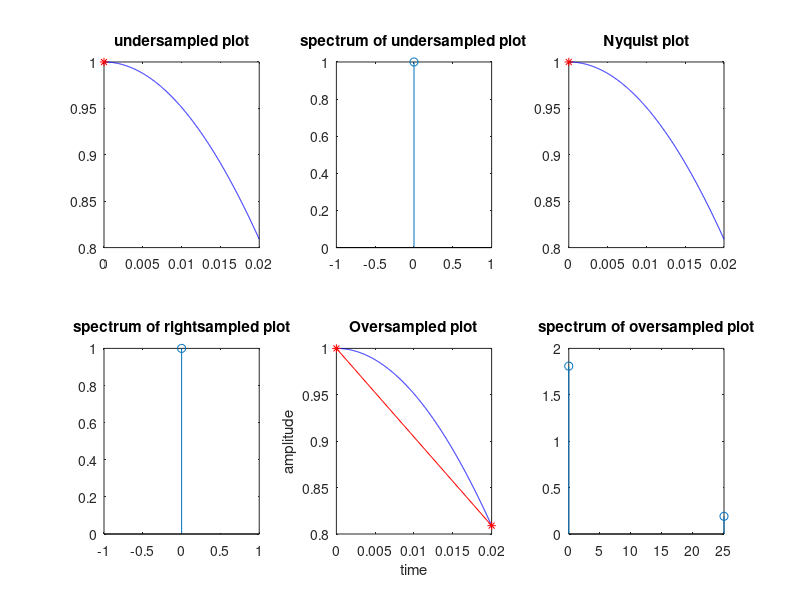

Reproduce this figure in MATLAB.
tfinal=0.02; 
t=0:0.00002:tfinal; 
fd=input('Enter analog freuency '); 
 %define analog signal for comparison
xt=cos(2*pi*fd*t); 
 %simulate condition for undersampling i.e., fs1<2*fd
fs1=1.5*fd; 
 %define the time vector
n1=0:1/fs1:tfinal; 
 %Generate the undersampled signal
xn1=cos(2*pi*n1*fd); 
 %plot the analog & sampled signals
subplot(2,3,1); plot(t,xt,'b',n1,xn1,'r*-'); title('undersampled plot'); 
 %spectrum of discrete signal
Xk1=fft(xn1); 
 %frequency index of spectrum plot
f1=(0:length(Xk1) -1)*fs1/length(Xk1); 
subplot(2,3,2); stem(f1,abs(Xk1)); title('spectrum of undersampled plot'); 
 %condition for Nyquist plot
fs2=2*fd; 
n2=0:1/fs2:tfinal; 
xn2=cos(2*pi*fd*n2); 
subplot(2,3,3); plot(t,xt,'b',n2,xn2,'r*-'); title('Nyquist plot'); 
Xk2=fft(xn2); 
f2=(0:length(Xk2)-1)*fs2/length(Xk2); 
subplot(2,3,4); stem(f2,abs(Xk2)); title('spectrum of rightsampled plot');
%condition for oversampling
fs3=10*fd; 
n3=0:1/fs3:tfinal; 
xn3=cos(2*pi*fd*n3); 
subplot(2,3,5); plot(t,xt,'b',n3,xn3,'r*-'); title('Oversampled plot'); 
xlabel('time'); ylabel('amplitude'); 
Xk3=fft(xn3); 
f3=(0:length(Xk3) -1)*fs3/length(Xk3); 
subplot(2,3,6); stem(f3,abs(Xk3)); title('spectrum of oversampled plot');